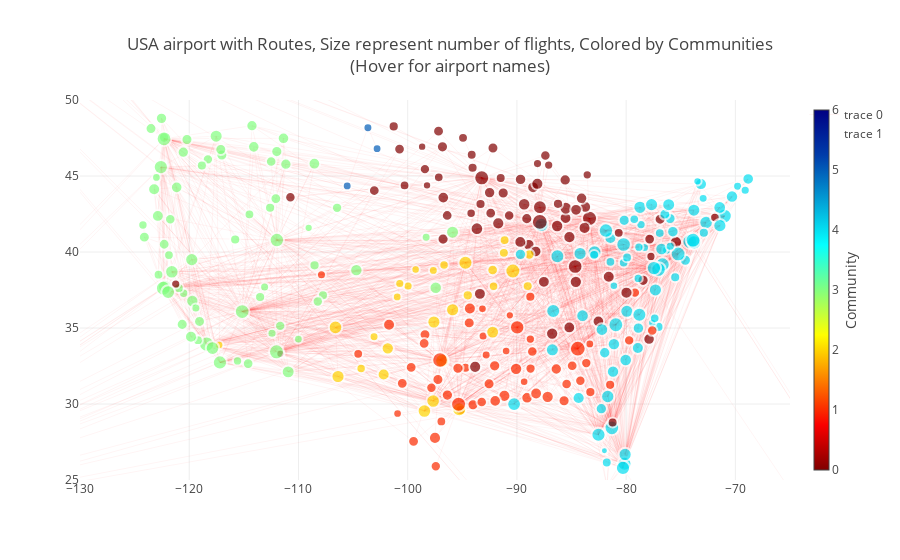

Here is the notebook cell this chart was saved with:
### Markdown cell above
### Plotting communities in the Graph

### Code cell
fig = Figure(data=Data([edge_trace, node_trace]),layout=layout)
#plt.plot(fig)
py.iplot(fig)

### Figure 1 — Plotly figure (JSON) as saved in the notebook; plotly's stock layout.template omitted (floating-point values rounded to 4 significant figures; data arrays with more than 128 entries replaced by an {"elided": "..."} marker saying what was removed)
{"data": [{"hoverinfo": "text", "line": {"color": "#F00", "width": 0.05}, "mode": "lines", "text": [], "type": "scatter", "x": {"elided": "27643 float values"}, "y": {"elided": "27643 float values"}}, {"hoverinfo": "text", "marker": {"color": {"elided": "327 int values"}, "colorbar": {"thickness": 15, "title": "Community", "titleside": "right", "xanchor": "left"}, "colorscale": "Jet", "line": {"width": 2}, "reversescale": true, "showscale": true, "size": {"elided": "327 float values"}}, "mode": "markers", "text": {"elided": "327 str values"}, "type": "scatter", "x": {"elided": "327 mixed values"}, "y": {"elided": "327 mixed values"}}], "layout": {"geo": {"countrycolor": "rgb(217, 217, 217)", "countrywidth": 0.5, "landcolor": "rgb(250, 250, 250)", "projection": {"type": "albers usa"}, "scope": "usa", "showland": true, "subunitcolor": "rgb(217, 217, 217)", "subunitwidth": 0.5}, "title": "USA airport with Routes, Size represent number of flights, Colored by Communities<br>(Hover for airport names)", "xaxis": {"range": [-130, -65]}, "yaxis": {"range": [25, 50]}}}
